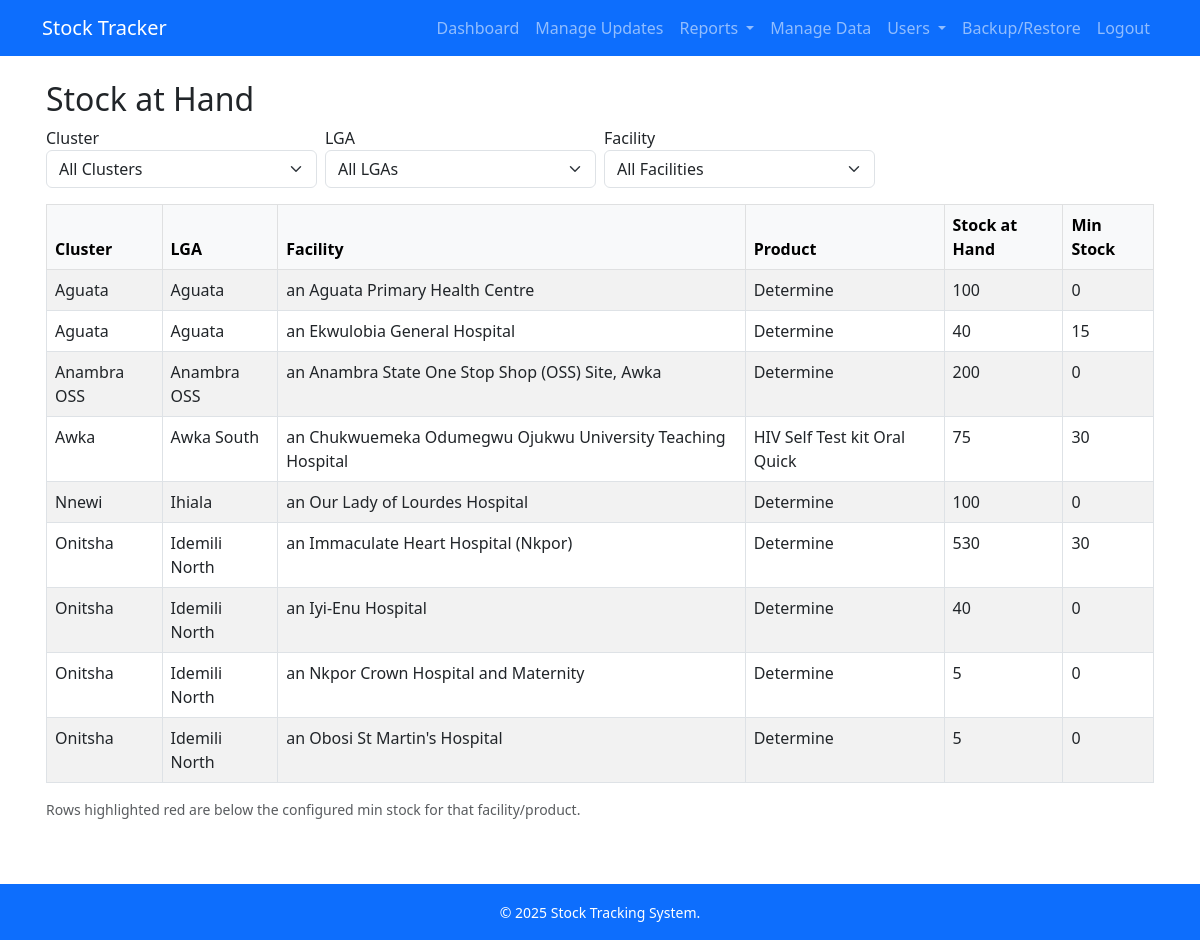
The app's page /facility_soh (signed in), older data.
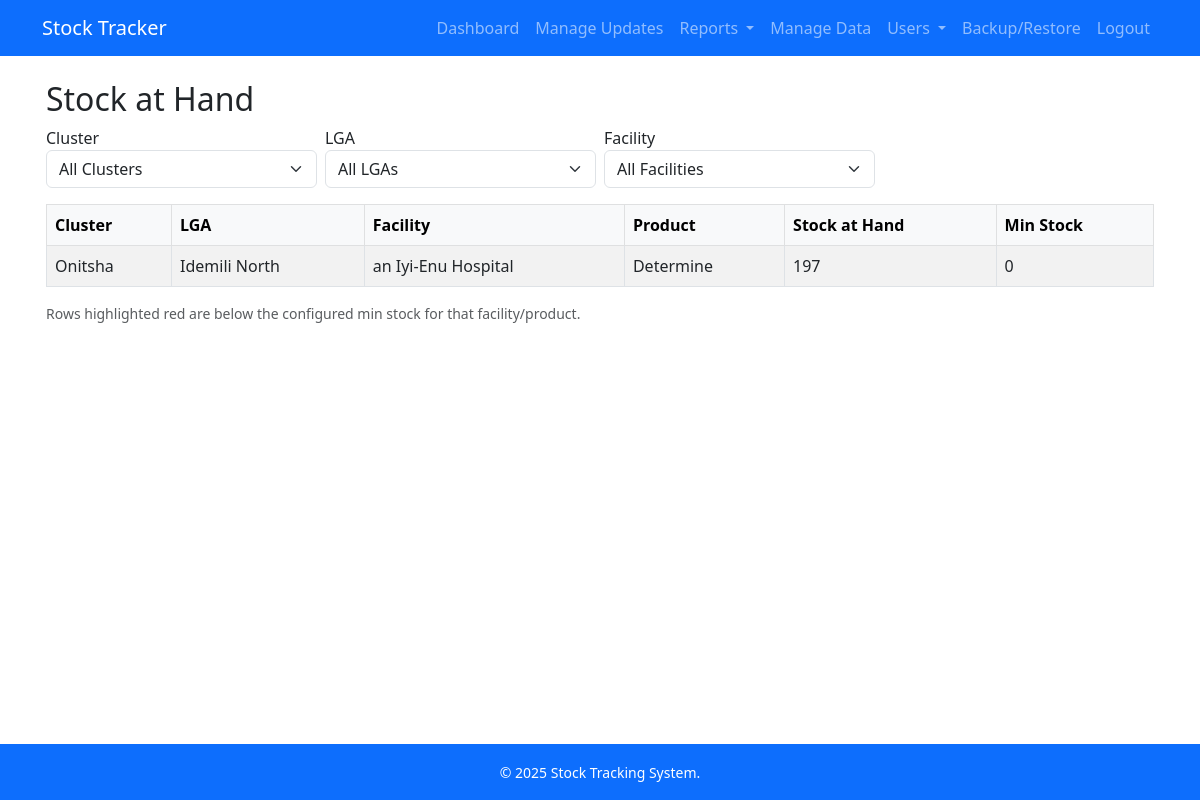
The same page, newer data.
### models.py (models this page shows, shortened)
class Facility(db.Model):
    id = db.Column(db.Integer, primary_key=True)
    name = db.Column(db.String(150), nullable=False)
    lga_id = db.Column(db.Integer, db.ForeignKey('lga.id'), nullable=False)
    newdpt_orgunitid = db.Column(db.String(100), nullable=True)
    facility_products = db.relationship('FacilityProduct', backref='facility', lazy=True)

class LGA(db.Model):
    id = db.Column(db.Integer, primary_key=True)
    name = db.Column(db.String(100), nullable=False)
    cluster_id = db.Column(db.Integer, db.ForeignKey('cluster.id'), nullable=False)
    facilities = db.relationship('Facility', backref='lga', lazy=True)

### app.py (the view, shortened to what this page needs)
@app.route('/facility_soh')
def facility_soh():
    cluster_id = request.args.get('cluster')
    lga_id = request.args.get('lga')
    facility_id = request.args.get('facility')
    base_sql = """
        SELECT c.name AS cluster,
               l.id   AS lga_id,
               l.name AS lga,
               f.id   AS facility_id,
               f.name AS facility,
               p.name AS product,
               COALESCE(fp.min_stock, 0) AS min_stock,
               SUM(
                   CASE
                       WHEN st.transaction_type IN ('Received','Opening','Transfer-In') THEN st.quantity
                       WHEN st.transaction_type IN ('Issued','Lost','Damaged','Expired','Transfer') THEN -st.quantity
                       WHEN st.transaction_type='Adjusted' THEN st.quantity
                       ELSE 0
                   END
               ) AS stock_at_hand
        FROM stock_transaction st
        JOIN facility f ON st.facility_id = f.id
        JOIN lga l ON f.lga_id = l.id
        JOIN cluster c ON l.cluster_id = c.id
        JOIN product p ON st.product_id = p.id
        LEFT JOIN facility_product fp ON fp.facility_id = f.id AND fp.product_id = p.id
        WHERE 1=1
    """
    filters = []
    params = {}
    if cluster_id:
        filters.append("AND l.cluster_id = :cluster_id")
        params["cluster_id"] = cluster_id
    if lga_id:
        filters.append("AND f.lga_id = :lga_id")
        params["lga_id"] = lga_id
    if facility_id:
        filters.append("AND f.id = :facility_id")
        params["facility_id"] = facility_id
    sql = text(base_sql + " ".join(filters) + """
        GROUP BY c.name, l.id, l.name, f.id, f.name, p.name, fp.min_stock
        HAVING stock_at_hand IS NOT NULL AND stock_at_hand != 0
        ORDER BY c.name, l.name, f.name, p.name
    """)
    result = db.session.execute(sql, params).mappings().all()
    results = [{
        'cluster': r.get('cluster','N/A'),
        'lga': r.get('lga','N/A'),
        'facility': r.get('facility','N/A'),
        'product': r.get('product','N/A'),
        'min_stock': int(r.get('min_stock') or 0),
        'stock_at_hand': int(r.get('stock_at_hand') or 0)
    } for r in result]
    if current_user.role == 'super':
        clusters = Cluster.query.order_by(Cluster.name).all()
        lgas = LGA.query.filter_by(cluster_id=cluster_id).order_by(LGA.name).all() if cluster_id else []
        facilities = Facility.query.filter_by(lga_id=lga_id).order_by(Facility.name).all() if lga_id else []
    elif current_user.role == 'cluster':
        clusters = Cluster.query.filter_by(id=current_user.cluster_id).all()
        lgas = LGA.query.filter_by(cluster_id=current_user.cluster_id).order_by(LGA.name).all()
        facilities = Facility.query.filter_by(lga_id=lga_id).order_by(Facility.name).all() if lga_id else []
    elif current_user.role == 'lga':
        clusters = Cluster.query.filter_by(id=cluster_id).all()
        lgas = LGA.query.filter_by(id=current_user.lga_id).all()
        facilities = Facility.query.filter_by(lga_id=lga_id).order_by(Facility.name).all() if lga_id else []
    elif current_user.role == 'facility':
        clusters = Cluster.query.filter_by(id=cluster_id).all()
        lgas = LGA.query.filter_by(id=lga_id).all()
        facilities = Facility.query.filter_by(id=current_user.facility_id).all()
    return render_template(
        'facility_soh.html',
        results=results,
        clusters=clusters,
        lgas=lgas,
        facilities=facilities,
        selected_cluster=cluster_id,
        selected_lga=lga_id,
        selected_facility=facility_id
    )

### app.py (called while the page is built)
@login_manager.user_loader
def load_user(user_id):
    return User.query.get(int(user_id))

### templates/facility_soh.html (shortened to what this page needs)
{% extends 'base.html' %}
{% block content %}
<h2>Stock at Hand</h2>
<form method="get" class="row g-2 mb-3">
  <div class="col-md-3">
    <label>Cluster</label>
    <select name="cluster" class="form-select" onchange="this.form.submit()">
      <option value="">All Clusters</option>
    </select>
  </div>
  <div class="col-md-3">
    <label>LGA</label>
    <select name="lga" class="form-select" onchange="this.form.submit()">
      <option value="">All LGAs</option>
    </select>
  </div>
  <div class="col-md-3">
    <label>Facility</label>
    <select name="facility" class="form-select" onchange="this.form.submit()">
      <option value="">All Facilities</option>
    </select>
  </div>
</form>
<div class="table-responsive">
<table class="table table-bordered table-striped">
  <thead class="table-light">
    <tr>
      <th>Cluster</th>
      <th>LGA</th>
      <th>Facility</th>
      <th>Product</th>
      <th>Stock at Hand</th>
      <th>Min Stock</th>
    </tr>
  </thead>
  <tbody>
    {% for row in results %}
    <tr class="{% if row.stock_at_hand < row.min_stock %}table-danger{% endif %}">
      <td>{{ row.cluster }}</td>
      <td>{{ row.lga }}</td>
      <td>{{ row.facility }}</td>
      <td>{{ row.product }}</td>
      <td>{{ "{:,}".format(row.stock_at_hand) }}</td>
      <td>{{ "{:,}".format(row.min_stock) }}</td>
    </tr>
    {% endfor %}
  </tbody>
</table>
</div>
<p class="text-muted small">
  Rows highlighted red are below the configured min stock for that facility/product.
</p>
{% endblock %}

Row changes from the older to the newer data that the page shows:
no longer on this page (row unchanged): Facility: cluster "Aguata", lga "Aguata", facility "an Aguata Primary Health Centre", product "Determine", stock_at_hand "100", min_stock "0"
no longer on this page (row unchanged): Facility: cluster "Aguata", lga "Aguata", facility "an Ekwulobia General Hospital", product "Determine", stock_at_hand "40", min_stock "15"
no longer on this page (row edited): Facility: cluster "Anambra OSS", lga "Anambra OSS", facility "an Anambra State One Stop Shop (OSS) Site, Awka", product "Determine", stock_at_hand "200", min_stock "0"
no longer on this page (row edited): Facility: cluster "Awka", lga "Awka South", facility "an Chukwuemeka Odumegwu Ojukwu University Teaching Hospital", product "HIV Self Test kit Oral Quick", stock_at_hand "75", min_stock "30"
no longer on this page (row edited): Facility: cluster "Nnewi", lga "Ihiala", facility "an Our Lady of Lourdes Hospital", product "Determine", stock_at_hand "100", min_stock "0"
no longer on this page (row edited): Facility: cluster "Onitsha", lga "Idemili North", facility "an Iyi-Enu Hospital", product "Determine", stock_at_hand "40", min_stock "0"
no longer on this page (row edited): Facility: cluster "Onitsha", lga "Idemili North", facility "an Nkpor Crown Hospital and Maternity", product "Determine", stock_at_hand "5", min_stock "0"
no longer on this page (row edited): Facility: cluster "Onitsha", lga "Idemili North", facility "an Obosi St Martin's Hospital", product "Determine", stock_at_hand "5", min_stock "0"
changed Facility "Idemili North": facility "an Immaculate Heart Hospital (Nkpor)" → "an Iyi-Enu Hospital"; stock_at_hand "530" → "197"; min_stock "30" → "0"
